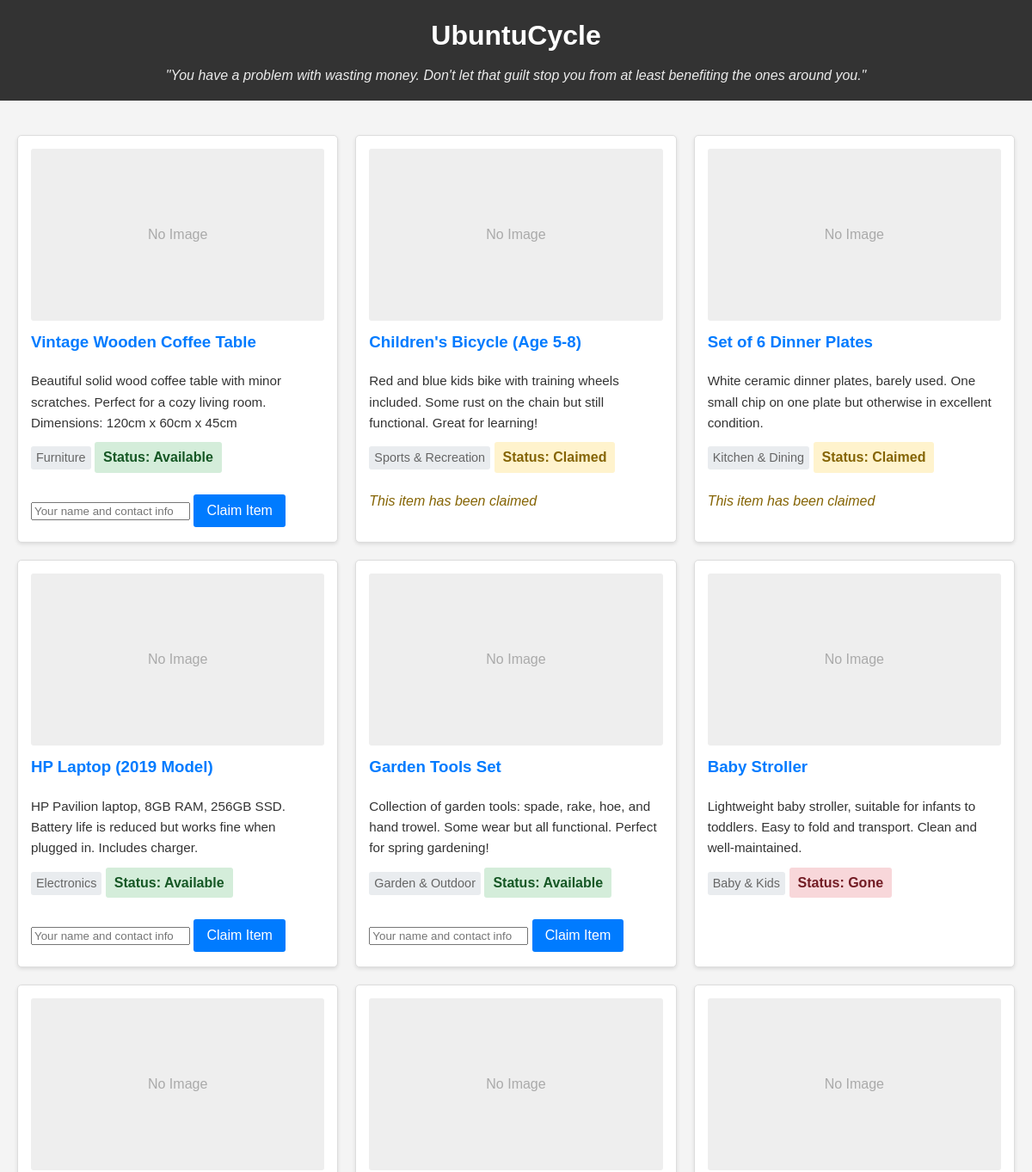
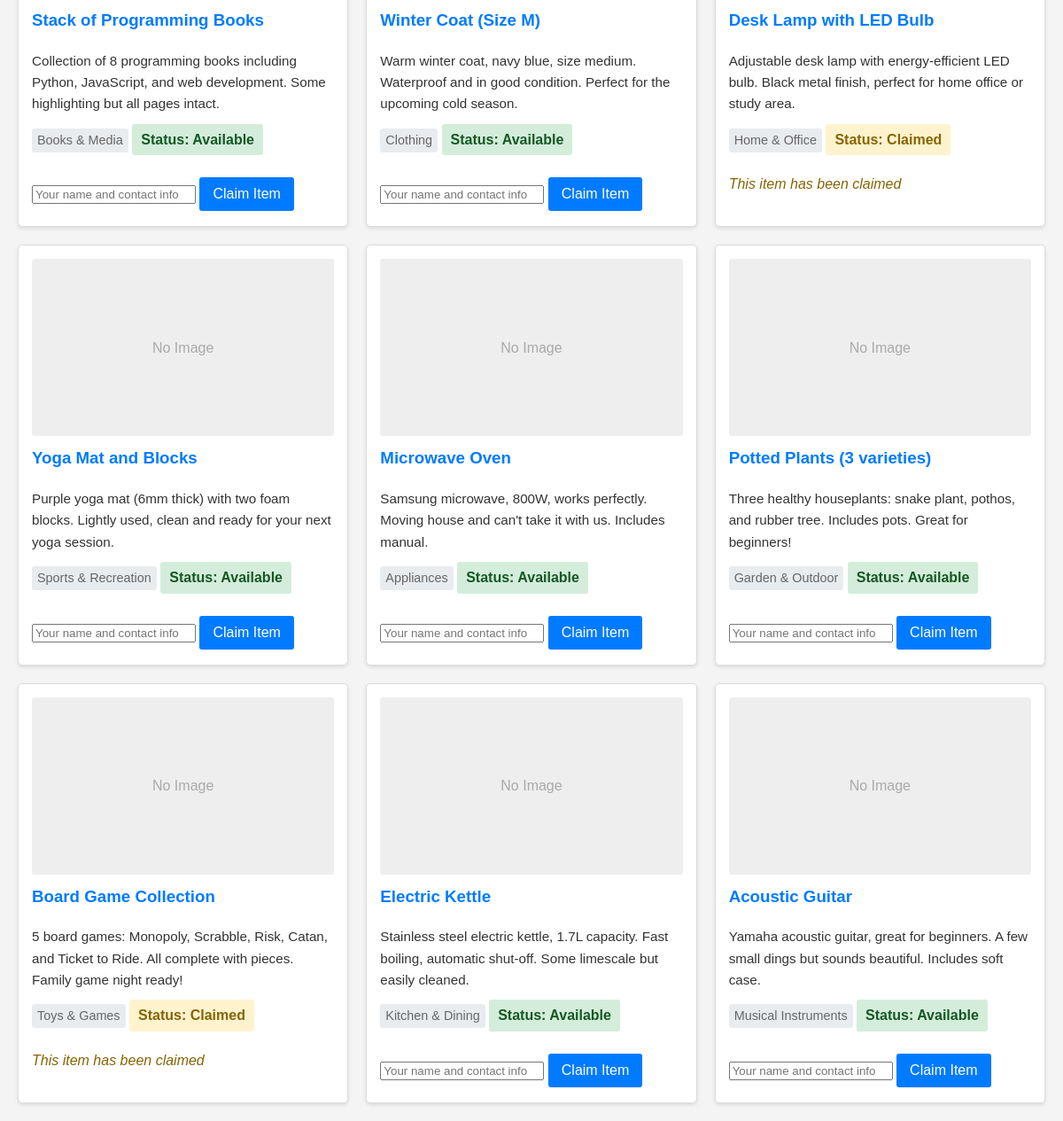
The page / on the database its author committed (2 pictures, top to bottom).
### main.py (models this page shows)
class DBItem(Base):
    __tablename__ = "items"
    id = Column(String, primary_key=True, default=lambda: str(uuid.uuid4()))
    title = Column(String, index=True, nullable=False)
    description = Column(String)
    category = Column(String)
    image_url = Column(String)
    status = Column(String, default=ItemStatusEnum.AVAILABLE.value)
    claimed_by_note = Column(String)
    date_posted = Column(DateTime, default=datetime.utcnow)

### main.py (the view)
@app.get("/", response_class=HTMLResponse)
async def public_index(request: Request, db: Session = Depends(get_db)):
    items = db.query(DBItem).all()
    return templates.TemplateResponse("index.html", {
        "request": request,
        "items": items,
        "item_status_enum": ItemStatusEnum,
        "now": datetime.now()
    })

### templates/index.html (shortened to what this page needs)
<!DOCTYPE html>
<html lang="en">
<head>
    <link rel="stylesheet" href="/static/style.css">
</head>
<body>
    <header>
        <h1>UbuntuCycle</h1>
        <p class="motto">"You have a problem with wasting money. Don't let that guilt stop you from at least benefiting the ones around you."</p>
    </header>
    <main>
        <div class="items-grid">
            {% for item in items %}
            <div class="item-card {{ item.status.lower() }}">
                {% if item.image_url %}
                <img src="{{ item.image_url }}" alt="{{ item.title }}" class="item-image">
                {% else %}
                <div class="no-image">No Image</div>
                {% endif %}
                <div class="item-details">
                    <h3>{{ item.title }}</h3>
                    {% if item.description %}
                    <p class="description">{{ item.description }}</p>
                    {% endif %}
                    {% if item.category %}
                    <span class="category">{{ item.category }}</span>
                    {% endif %}
                    <div class="status">Status: {{ item.status }}</div>
                    {% if item.status == "Available" %}
                    <form class="claim-form" onsubmit="submitClaim(event, '{{ item.id }}')">
                        <input type="text" name="claimer_info" placeholder="Your name and contact info" required>
                        <button type="submit">Claim Item</button>
                    </form>
                    {% elif item.status == "Claimed" %}
                    <div class="claimed-info">This item has been claimed</div>
                    {% endif %}
                </div>
            </div>
            {% endfor %}
        </div>
    </main>
</body>
</html>

### static/style.css (style rules this page uses)
body { font-family: sans-serif; line-height: 1.6; margin: 0; padding: 0; background-color: #f4f4f4; color: #333; }
header { background: #333; color: #fff; padding: 1rem 0; text-align: center; }
header h1 { margin: 0; }
.motto { font-style: italic; margin: 0.5rem 0 0 0; opacity: 0.9; }
main { padding: 20px; max-width: 1200px; margin: auto; }
.items-grid { display: grid; grid-template-columns: repeat(auto-fill, minmax(300px, 1fr)); gap: 20px; margin-top: 20px; }
.item-card, .item-manage-card { background: #fff; border: 1px solid #ddd; border-radius: 5px; padding: 15px; box-shadow: 0 2px 4px rgba(0,0,0,0.1); }
.item-card h3, .item-manage-card h4 { margin-top: 0; color: #007bff; }
.no-image { height: 200px; background-color: #eee; display: flex; align-items: center; justify-content: center; color: #aaa; border-radius: 3px; margin-bottom: 10px; }
.category { font-size: 0.9em; color: #666; background-color: #e9ecef; padding: 2px 6px; border-radius: 3px; display: inline-block; margin-bottom: 5px; }
.description { font-size: 0.95em; margin-bottom: 10px; }
.status { font-weight: bold; margin-bottom: 10px; padding: 5px 10px; border-radius: 3px; display: inline-block; }
.item-card.available .status { background-color: #d4edda; color: #155724; }
.item-card.claimed .status { background-color: #fff3cd; color: #856404; }
.item-card.gone .status { background-color: #f8d7da; color: #721c24; }
.claimed-info { color: #856404; font-style: italic; margin-top: 10px; }
.claim-form, .add-item-form, .status-form { margin-top: 15px; }
.claim-form input { margin-bottom: 10px; }
button, input[type="submit"] { background-color: #007bff; color: white; padding: 10px 15px; border: none; border-radius: 3px; cursor: pointer; font-size: 1em; }
.item-details { flex: 1; }
.item-details h3 { margin-top: 0; color: #007bff; }

### rows shown on the page
DBItem: shows "No Image", title "Vintage Wooden Coffee Table", description "Beautiful solid wood coffee table with minor scratches. Perfect for a cozy living room. Dimensions: 120cm x 60cm x 45cm", category "Furniture", status "Available"
DBItem: shows "No Image", title "Children's Bicycle (Age 5-8)", description "Red and blue kids bike with training wheels included. Some rust on the chain but still functional. Great for learning!", category "Sports & Recreation", status "Claimed", shows "This item has been claimed"
DBItem: shows "No Image", title "Set of 6 Dinner Plates", description "White ceramic dinner plates, barely used. One small chip on one plate but otherwise in excellent condition.", category "Kitchen & Dining", status "Claimed", shows "This item has been claimed"
DBItem: shows "No Image", title "HP Laptop (2019 Model)", description "HP Pavilion laptop, 8GB RAM, 256GB SSD. Battery life is reduced but works fine when plugged in. Includes charger.", category "Electronics", status "Available"
DBItem: shows "No Image", title "Garden Tools Set", description "Collection of garden tools: spade, rake, hoe, and hand trowel. Some wear but all functional. Perfect for spring gardening!", category "Garden & Outdoor", status "Available"
DBItem: shows "No Image", title "Baby Stroller", description "Lightweight baby stroller, suitable for infants to toddlers. Easy to fold and transport. Clean and well-maintained.", category "Baby & Kids", status "Gone"
DBItem: shows "No Image", title "Stack of Programming Books", description "Collection of 8 programming books including Python, JavaScript, and web development. Some highlighting but all pages intact.", category "Books & Media", status "Available"
DBItem: shows "No Image", title "Winter Coat (Size M)", description "Warm winter coat, navy blue, size medium. Waterproof and in good condition. Perfect for the upcoming cold season.", category "Clothing", status "Available"
DBItem: shows "No Image", title "Desk Lamp with LED Bulb", description "Adjustable desk lamp with energy-efficient LED bulb. Black metal finish, perfect for home office or study area.", category "Home & Office", status "Claimed", shows "This item has been claimed"
DBItem: shows "No Image", title "Yoga Mat and Blocks", description "Purple yoga mat (6mm thick) with two foam blocks. Lightly used, clean and ready for your next yoga session.", category "Sports & Recreation", status "Available"
DBItem: shows "No Image", title "Microwave Oven", description "Samsung microwave, 800W, works perfectly. Moving house and can't take it with us. Includes manual.", category "Appliances", status "Available"
DBItem: shows "No Image", title "Potted Plants (3 varieties)", description "Three healthy houseplants: snake plant, pothos, and rubber tree. Includes pots. Great for beginners!", category "Garden & Outdoor", status "Available"
DBItem: shows "No Image", title "Board Game Collection", description "5 board games: Monopoly, Scrabble, Risk, Catan, and Ticket to Ride. All complete with pieces. Family game night ready!", category "Toys & Games", status "Claimed", shows "This item has been claimed"
DBItem: shows "No Image", title "Electric Kettle", description "Stainless steel electric kettle, 1.7L capacity. Fast boiling, automatic shut-off. Some limescale but easily cleaned.", category "Kitchen & Dining", status "Available"
DBItem: shows "No Image", title "Acoustic Guitar", description "Yamaha acoustic guitar, great for beginners. A few small dings but sounds beautiful. Includes soft case.", category "Musical Instruments", status "Available"
